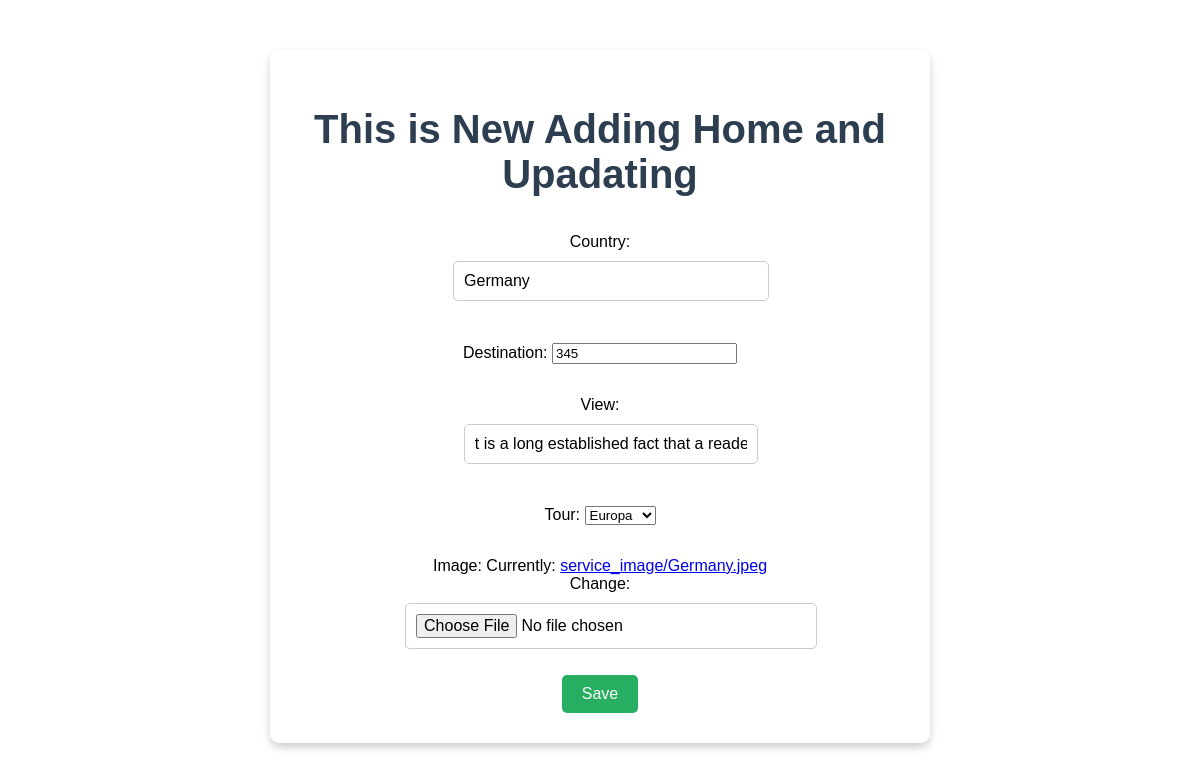
/update/6/, run on an earlier commit of the app's database.
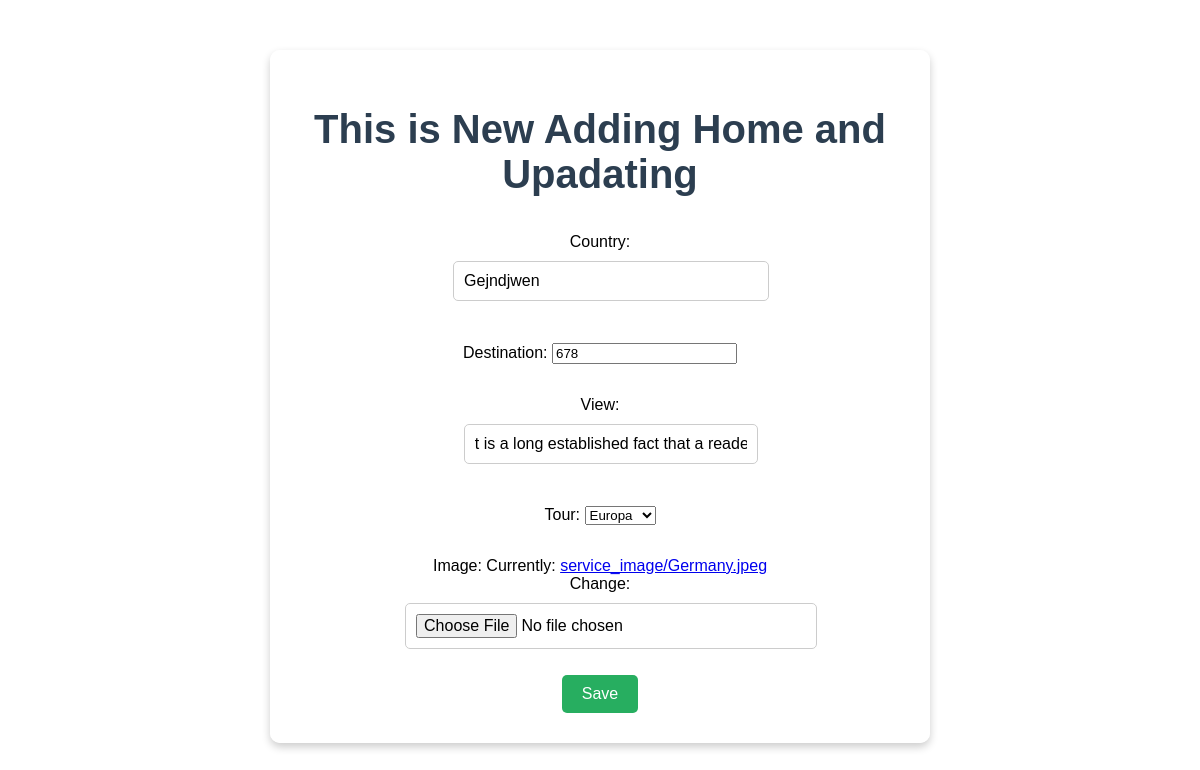
And on a later commit of the database.
### blog/models.py (models this page shows, shortened)
class Service(models.Model):
    country=models.CharField(max_length=200)
    destination=models.IntegerField()
    view=models.CharField(max_length=1000, null=True)
    tour=models.ForeignKey(Tour, on_delete=models.CASCADE, related_name="tour")
    image=models.ImageField(upload_to='service_image/', null=True)

### blog/views.py (the view)
# urls.py: path('update/<int:id>/', update , name="update"),
def update(request, id):
    service=get_object_or_404(Service, id=id)
    form=Serviceform(instance=service)
    if request.method=='POST':
        form=Serviceform(request.POST,request.FILES, instance=service)
        if form.is_valid():
            form.save()
            return redirect('/home')
    return render(request, 'create.html', context={"form":form})

### blog/forms.py
class Serviceform(forms.ModelForm):
    country=forms.CharField(widget=forms.TextInput({"class":"form-control"}))
    destination=forms.CharField(widget=forms.TextInput({"class":"form-control", "type":"number"}))
    class Meta:
        model=Service
        fields=('country', 'destination', 'view', 'tour', 'image')

### blog/models.py (called while the page is built)
    def __str__(self):
        return f"{self.name}"

### templates/create.html (shortened to what this page needs)
<!DOCTYPE html>
<html lang="en">
<head>
</head>
<body>
    <div class="container">
        <h1>This is New Adding Home and Upadating</h1>
        <form method="post" action="" enctype="multipart/form-data">
            {{ form.as_p }}
            <button class="btn btn-success" type="submit">Save</button>
        </form>
    </div>
</body>
</html>

What changed in the data, as far as the page shows it:
changed Service "Europa": country "Germany" → "Gejndjwen"; destination "345" → "678"
